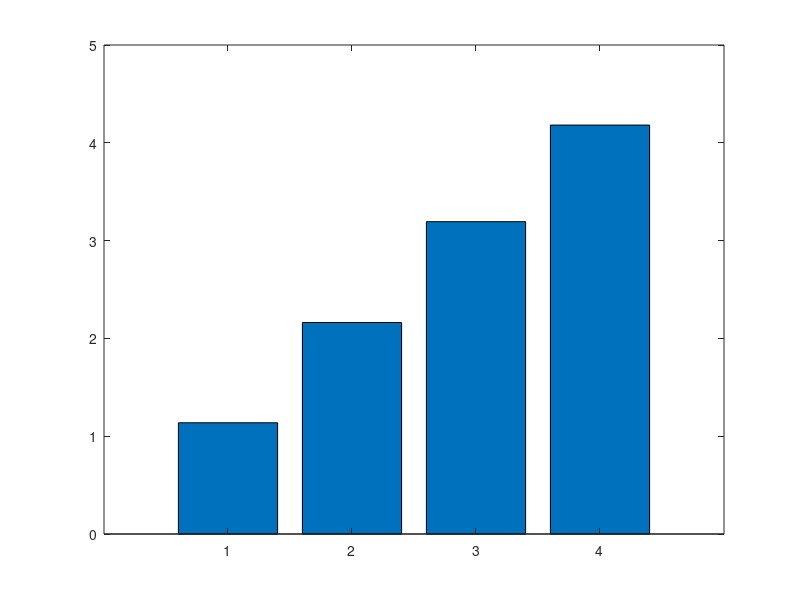

Reproduce this figure in MATLAB. (Note: this script raises an error after producing the figure.)
% Load Responses:
% Conds x [MD BN LO FE OP IF CV RM GR    JR AI QP LT HL DC VM]

full_pref = [1 1 1 1 2 1 1 1 1    2 1 1 1.2 1 1 1];
strong_pref = [1 1 2.5 3.6 2 1 2.5 1.5 1    3 3 2 2.5 3 3 2];
med_pref = [1 1 3.2 4.2 3 5 3.5 2 2    4 4 4 3.2 4 4 3];
weak_pref = [3 2 4.5 4.7 5 5 5 2.5 3   5 4 5 4.2 5 5 4];
opac = [full_pref; strong_pref; med_pref; weak_pref];

% missing GR all
big_strong_pref = [1 2 3.2 3.9 3 4 2 1 1    4 2 2 4.4 5 2 3];
med_strong_pref = [1 1 1 1.4 1 1 1 1.5 1    1 1 1 1 1 3 1];
small_strong_pref = [2 2 3.8 4.6 5 4 4 4 2    3 3.5 4 3 3 4.5 5];
strong = [big_strong_pref; med_strong_pref; small_strong_pref];

% missing IF ... DC med copy DC strong
big_med_pref = [2 2 3 3.5 3       3     3 4 1     4 5 2 4.3 3 2 4];
med_med_pref = [1 1 1 2 1         1    1 1 1      1 1 1 1.7 1 3 1.5];
small_med_pref = [2 1 4.2 4.6 5   5    4.5 3 3    3 3 4 3 5 4.5 5];
med = [big_med_pref; med_med_pref; small_med_pref];

checksize = (strong + med)/2;


% 3 cond x 9 subj

opac_mean = mean(opac, 2);
opac_stderror = 1.96* std(opac, 0, 2) / sqrt( length(opac) );

checksize_mean = mean(checksize, 2);
checksize_stderror = 1.96* std(checksize, 0, 2) / sqrt( length(strong) + length(med) );
 
%% Plot bar for each experiment
fs = 16; lw = 2;

figure; bar( opac_mean ); hold on;
er = errorbar(1:length(opac_mean), opac_mean, opac_stderror, 'LineWidth', lw);
er.Color = [0 0 0]; er.LineStyle = 'none'; er.LineWidth = lw;
title("Opacity Preferences");  ylim([0 5])
xlabel("Conditions"), ylabel("Preference: 1 - hate, 5 - do not mind")
xticklabels( ["Fully Opaque", "Strong Opacity", "Medium Opacity", "Weak Opacity"])
set(gca,'FontSize',fs)

figure; bar( checksize_mean ); hold on
er = errorbar(1:length(checksize_mean), checksize_mean, checksize_stderror, 'LineWidth', lw);
er.Color = [0 0 0]; er.LineStyle = 'none';  er.LineWidth = lw;
title("Check Size Preferences");  ylim([0 5])
xlabel("Conditions"), ylabel("Preference: 1 - hate, 5 - do not mind")
xticklabels( ["Big Checker", "Medium Checker", "Small Checker"])
set(gca,'FontSize',fs)


%% Run linear regression on opacity
alpha_values = [255 125 85 50]';
p = polyfit(alpha_values, opac_mean, 1);
f = polyval(p, alpha_values);
[r2, rmse] = rsquare(opac_mean,f);

figure; plot(alpha_values,opac_mean,'k*');
hold on; plot(alpha_values,f,'r-');
title(strcat(['R2 = ' num2str(r2) '; RMSE = ' num2str(rmse)]))
legend({'Average Ergonomics Rating', 'Linear Regression'})

%% Run ANOVA and t tests on check size
[p,tbl,stats] = anova1(checksize');

[h_bm, p_bm, ci_bm, stats_bm] = ttest(checksize(1,:), checksize(2,:));
[h_bs, p_bs, ci_bs, stats_bs]  = ttest(checksize(1,:), checksize(3,:));
[h_ms, p_ms, ci_ms, stats_ms]  = ttest(checksize(2,:), checksize(3,:));

[~,~,~,padj] = fdr_bh([p_bm p_bs p_ms])

%% Run ANOVA and t tests on opacity
% [p,tbl,stats] = anova1(opac');
[h_fs, p_fs, ci_fs, stats_fs]  = ttest(opac(1,:), opac(2,:));
[h_fm, p_fm, ci_fm, stats_fm]  = ttest(opac(1,:), opac(3,:));
[h_fw, p_fw, ci_fw, stats_fw]  = ttest(opac(1,:), opac(4,:));
[h_sm, p_sm, ci_sm, stats_sm]  = ttest(opac(2,:), opac(3,:));
[h_sw, p_sw, ci_sw, stats_sw]  = ttest(opac(2,:), opac(4,:));
[h_mw, p_mw, ci_mw, stats_mw]  = ttest(opac(3,:), opac(4,:));

[~,~,~,padj] = fdr_bh([p_fs p_fm p_fw p_sm p_sw p_mw])